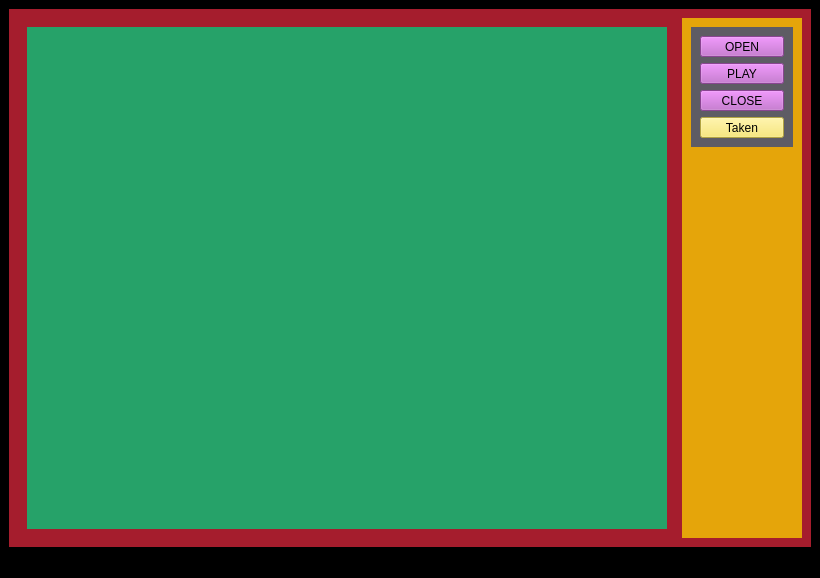
<?xml version="1.0" encoding="UTF-8"?>
<ui version="4.0">
 <class>MainWindow</class>
 <widget class="QMainWindow" name="MainWindow">
  <property name="geometry">
   <rect>
    <x>0</x>
    <y>0</y>
    <width>820</width>
    <height>578</height>
   </rect>
  </property>
  <property name="windowTitle">
   <string>MainWindow</string>
  </property>
  <property name="styleSheet">
   <string notr="true">background-color: rgb(0, 0, 0);</string>
  </property>
  <widget class="QWidget" name="centralwidget">
   <layout class="QGridLayout" name="gridLayout">
    <item row="0" column="0">
     <widget class="QWidget" name="widget" native="true">
      <property name="styleSheet">
       <string notr="true">background-color: rgb(165, 29, 45);</string>
      </property>
      <layout class="QGridLayout" name="gridLayout_2">
       <item row="0" column="0">
        <widget class="QStackedWidget" name="s_Widget">
         <widget class="QWidget" name="p_front">
          <layout class="QGridLayout" name="gridLayout_4">
           <item row="0" column="0">
            <widget class="QLabel" name="front">
             <property name="styleSheet">
              <string notr="true">background-color: rgb(38, 162, 105);</string>
             </property>
             <property name="text">
              <string/>
             </property>
             <property name="pixmap">
              <pixmap>t0.png</pixmap>
             </property>
             <property name="scaledContents">
              <bool>true</bool>
             </property>
            </widget>
           </item>
          </layout>
         </widget>
         <widget class="QWidget" name="p_vision">
          <layout class="QGridLayout" name="gridLayout_3">
           <item row="0" column="0">
            <widget class="QLabel" name="vision">
             <property name="styleSheet">
              <string notr="true">background-color: rgb(26, 95, 180);</string>
             </property>
             <property name="text">
              <string/>
             </property>
             <property name="alignment">
              <set>Qt::AlignCenter</set>
             </property>
            </widget>
           </item>
          </layout>
         </widget>
        </widget>
       </item>
       <item row="0" column="1">
        <widget class="QWidget" name="m_Widget" native="true">
         <property name="minimumSize">
          <size>
           <width>120</width>
           <height>0</height>
          </size>
         </property>
         <property name="maximumSize">
          <size>
           <width>120</width>
           <height>16777215</height>
          </size>
         </property>
         <property name="styleSheet">
          <string notr="true">background-color: rgb(229, 165, 10);</string>
         </property>
         <layout class="QGridLayout" name="gridLayout_5">
          <item row="0" column="0">
           <widget class="QWidget" name="widget_2" native="true">
            <property name="minimumSize">
             <size>
              <width>0</width>
              <height>120</height>
             </size>
            </property>
            <property name="maximumSize">
             <size>
              <width>16777215</width>
              <height>120</height>
             </size>
            </property>
            <property name="styleSheet">
             <string notr="true">background-color: rgb(94, 92, 100);</string>
            </property>
            <layout class="QGridLayout" name="gridLayout_6">
             <item row="1" column="0">
              <widget class="QPushButton" name="mPlay">
               <property name="styleSheet">
                <string notr="true">background-color: rgb(192, 97, 203);</string>
               </property>
               <property name="text">
                <string>PLAY</string>
               </property>
              </widget>
             </item>
             <item row="0" column="0">
              <widget class="QPushButton" name="mOpen">
               <property name="styleSheet">
                <string notr="true">background-color: rgb(192, 97, 203);</string>
               </property>
               <property name="text">
                <string>OPEN</string>
               </property>
              </widget>
             </item>
             <item row="2" column="0">
              <widget class="QPushButton" name="mClose">
               <property name="styleSheet">
                <string notr="true">background-color: rgb(192, 97, 203);</string>
               </property>
               <property name="text">
                <string>CLOSE</string>
               </property>
              </widget>
             </item>
             <item row="3" column="0">
              <widget class="QPushButton" name="mTaken">
               <property name="styleSheet">
                <string notr="true">background-color: rgb(248, 228, 92);</string>
               </property>
               <property name="text">
                <string>Taken</string>
               </property>
              </widget>
             </item>
            </layout>
           </widget>
          </item>
          <item row="1" column="0">
           <spacer name="verticalSpacer">
            <property name="orientation">
             <enum>Qt::Vertical</enum>
            </property>
            <property name="sizeHint" stdset="0">
             <size>
              <width>20</width>
              <height>16777068</height>
             </size>
            </property>
           </spacer>
          </item>
         </layout>
        </widget>
       </item>
      </layout>
     </widget>
    </item>
   </layout>
  </widget>
  <widget class="QMenuBar" name="menubar">
   <property name="geometry">
    <rect>
     <x>0</x>
     <y>0</y>
     <width>820</width>
     <height>22</height>
    </rect>
   </property>
  </widget>
  <widget class="QStatusBar" name="statusbar"/>
 </widget>
 <resources/>
 <connections/>
</ui>
